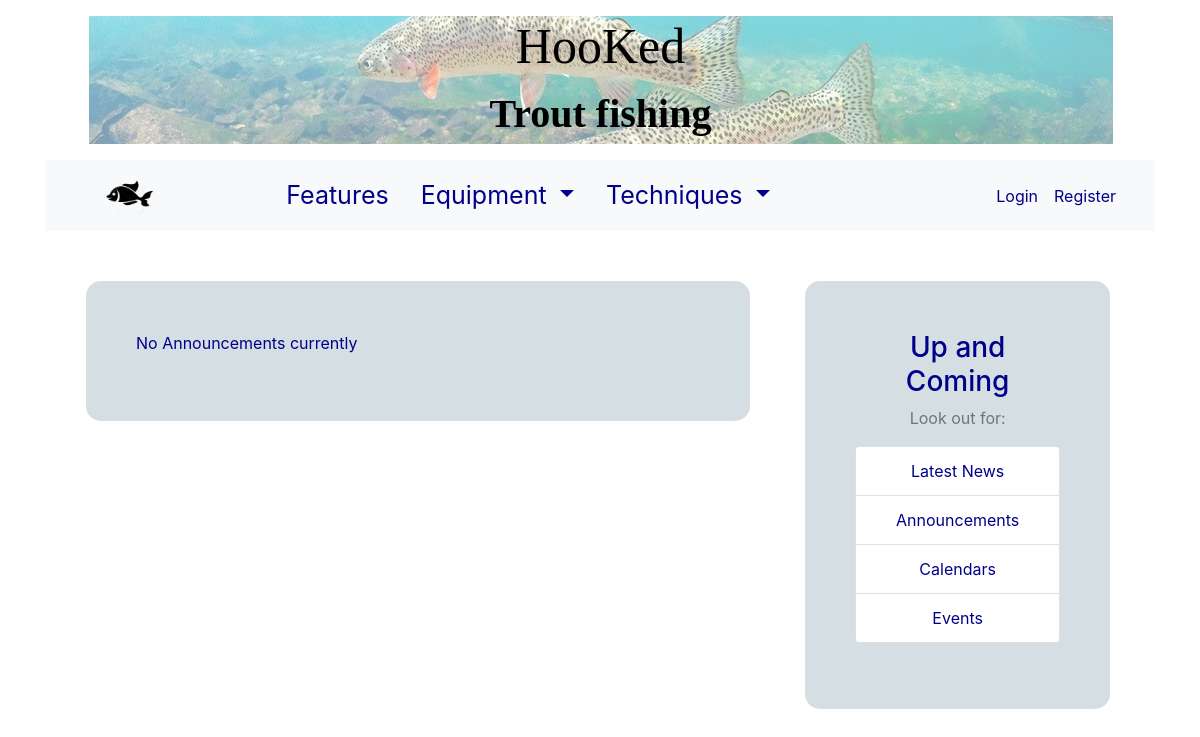
Page /announcements/ on the earlier database version.
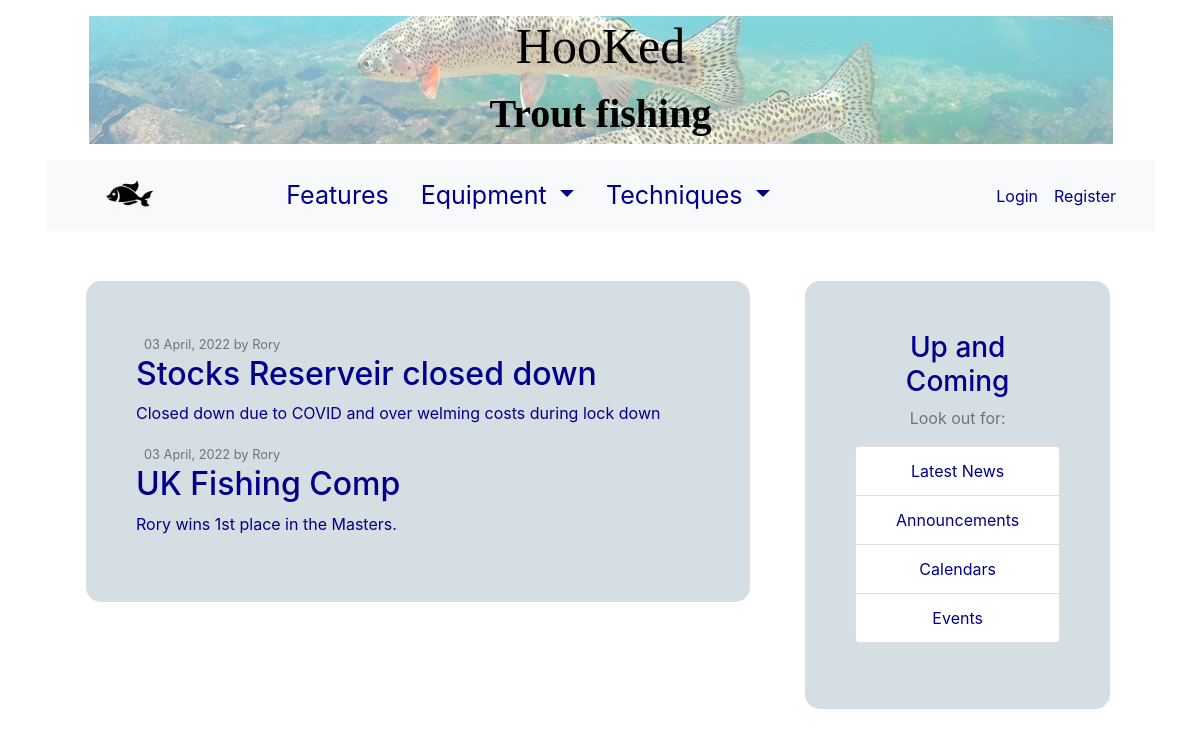
Same page on the later database version.
### main_body/models.py (models this page shows, shortened)
class Announcements(models.Model):
    title = models.CharField(max_length=100)
    content = models.TextField()
    date_posted = models.DateTimeField(auto_now_add=True)
    author = models.ForeignKey(User, on_delete=models.CASCADE)

### main_body/views.py (the view)
# urls.py: path('announcements/', views.Announcements.as_view(), name='mb-announcements')
class Announcements(View): # class based view seems to be working
    def get(self, request):
        return render(request, "main_body/announcements.html", {'title': 'Announcements', 'announcements': Mb_Announcements.objects.all()})

### main_body/templates/main_body/announcements.html (shortened to what this page needs)
{% extends "main_body/sidebar_content.html" %}
    {% block content %}
    {% if announcements  %}
            {% for post in announcements %}
                <article class="media content-section">
                    <div class="media-body">
                        <div class="article-metadata">
                            <small class="text-muted">{{ post.date_posted|date:"d F, Y" }} by {{ post.author}}</small>
                        </div>
                        <h2><a class="article-title" href="#">{{ post.title }}</a></h2>
                        <p class="article-content">{{ post.content }}</p>
                    </div>
                </article>
            {% endfor %}
    {% else %}
        <article class="media content-section">
            <div class="media-body">
                <div class="article-metadata">
                    <p>No Announcements currently</p>
                </div>
            </div>
        </article>
    {% endif %}
{% endblock content %}

### main_body/templates/main_body/sidebar_content.html
{% extends "main_body/base.html" %}
{% block sidebar %}
    <h3>Up and Coming</h3>
    <p class='text-muted'>Look out for:
      <ul class="list-group">
        <li class="list-group-item"><a href="{% url 'mb-news' %}">Latest News</a></li>
        <li class="list-group-item"><a href="{% url 'mb-announcements' %}">Announcements</a></li>
        <li class="list-group-item"><a href="#">Calendars</a></li>
        <li class="list-group-item"><a href="#">Events</a></li>
      </ul>
    </p>
{% endblock sidebar %}

### main_body/templates/main_body/base.html (shortened to what this page needs)
{% load static %}
<!DOCTYPE html>
<html lang="en">
<head>
    <link rel="stylesheet" href="https://cdn.jsdelivr.net/npm/bootstrap@4.0.0/dist/css/bootstrap.min.css">
    <link rel="stylesheet" type="text/css" href="{% static 'main_body/main.css' %}">
</head>
<body class="container pl-3">
    <div class="container pt-3">
        <header class="my_header trans">
            <h1 id="site_header">HooKed</h1>
            <p><strong id="sub_header">Trout fishing</strong></p>
        </header>
    </div>
    <nav class="navbar navbar-expand-sm navbar-light bg-light">
      <div class="container my_nav">
          <div id="fish">
            <a class="navbar-brand mr-4" href="{% url 'mb-home'%}">
            <img src="{% static "site_img/fish.png" %}" alt="pic of fish" width="55" height="45"></a>
          </div>
        <div class="collapse navbar-collapse" id="navbarNavDropdown">
          <ul class="nav justify-content-center">
            <li class="nav-item">
              <a class="nav-link nav_feature" href="{% url 'mb-features' %}">Features</a>
            </li>
              <li class="nav-item dropdown">
              <a class="nav-link dropdown-toggle nav_feature" href="{% url 'mb-equipment' %}" id="navbarDropdownMenuLink" role="button" data-bs-toggle="dropdown" aria-expanded="false">
                Equipment
              </a>
            </li>
            <li class="nav-item dropdown">
              <a class="nav-link dropdown-toggle" href="{% url 'mb-techniques' %}" id="navbarDropdownMenuLink" role="button" data-bs-toggle="dropdown" aria-expanded="false">
                Techniques
              </a>
            </li>
          </ul>
        </div>
            <div class="navbar-nav">
                {% if user.is_authenticated %}
                    <a class="nav-item nav-link" href="#">Logout</a>
                    <a class="nav-item nav-link" href="#">Profile</a>
                {% else %}
                    <a class="nav-item nav-link" href="#">Login</a>
                    <a class="nav-item nav-link" href="{% url 'register' %}">Register</a>
                {% endif %}
            </div>
      </div>
    </nav>
    <div class="container row">
        <div class="col-8">
            <section>
                {% block content %} {% endblock content %}
            </section>
        </div>
        <div class="col-4">
            <aside>
                {% block sidebar %} {% endblock %}
            </aside>
        </div>
    </div>
</body>
</html>

### main_body/static/main_body/main.css (style rules this page uses)
* { color: darkblue !important; }
header { background-image: linear-gradient(rgba(255,255,255,0.5), rgba(255,255,255,0.5)), url("../site_img/trout.jpg"); background-repeat: no-repeat; background-position: center; }
.my_header, aside { text-align: center; }
aside, section { background-color: #d5dee3; border-radius: 15px; margin-top: 50px; margin-left: 25px; padding: 50px; }
#fish { margin-left: 25px; }
.nav-item .nav-link { font-size: 25px; }
#navbarNavDropdown ul { width: 70%; margin: auto; margin-left: 8%; }
.my_header #sub_header { font-family: "Times New Roman", Times, serif; font-size: 40px; color: black !important; }
.my_header #site_header { font-family: "Times New Roman", Times, serif; font-size: 50px; color: black !important; }

Differences in the rows shown:
added Announcements: date_posted "03 April, 2022", author "Rory", title "Stocks Reserveir closed down", content "Closed down due to COVID and over welming costs during lock down"
added Announcements: date_posted "03 April, 2022", author "Rory", title "UK Fishing Comp", content "Rory wins 1st place in the Masters."
Other differences:
text no longer shown: "No Announcements currently"
